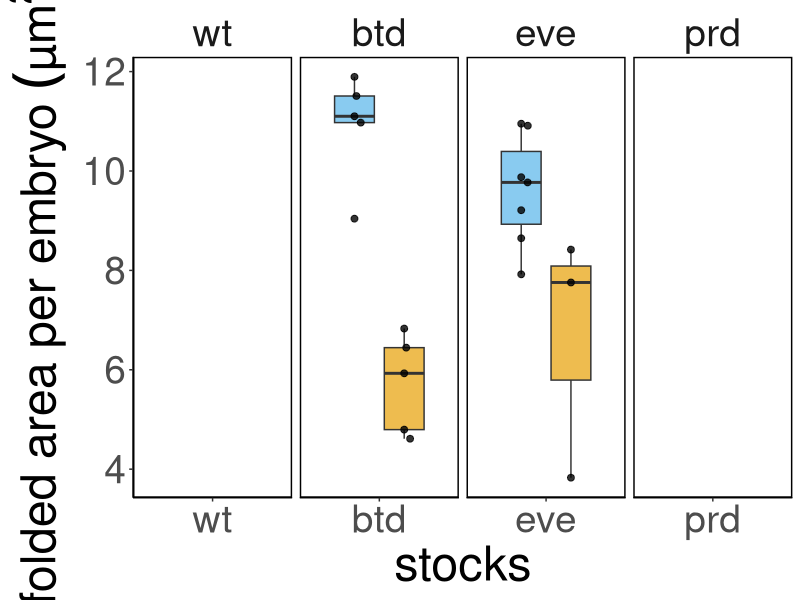
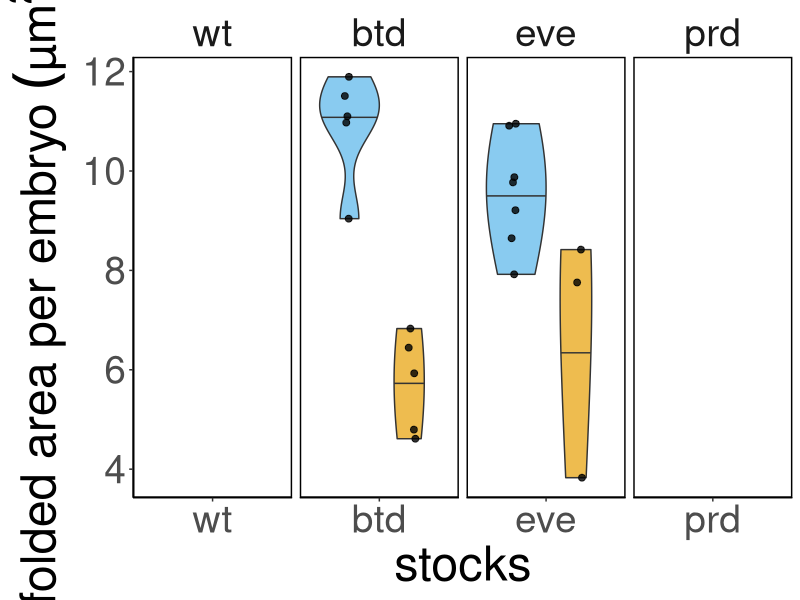
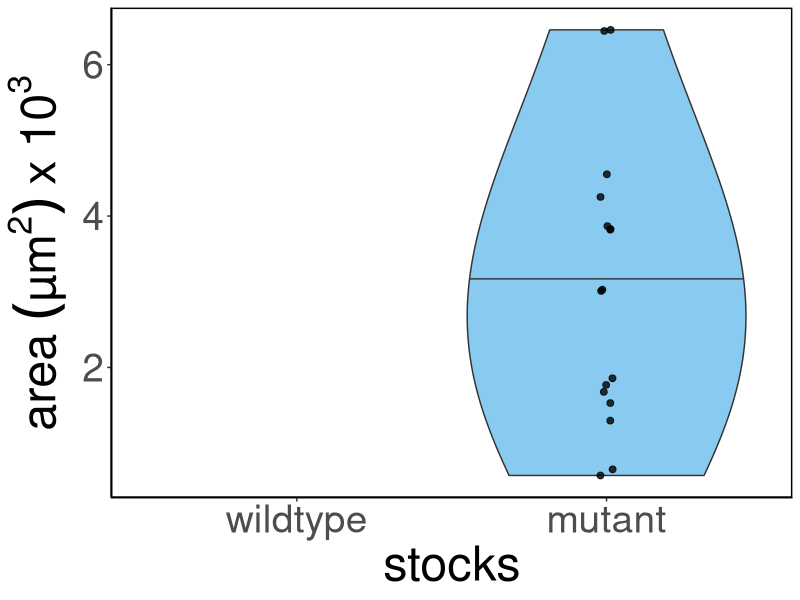
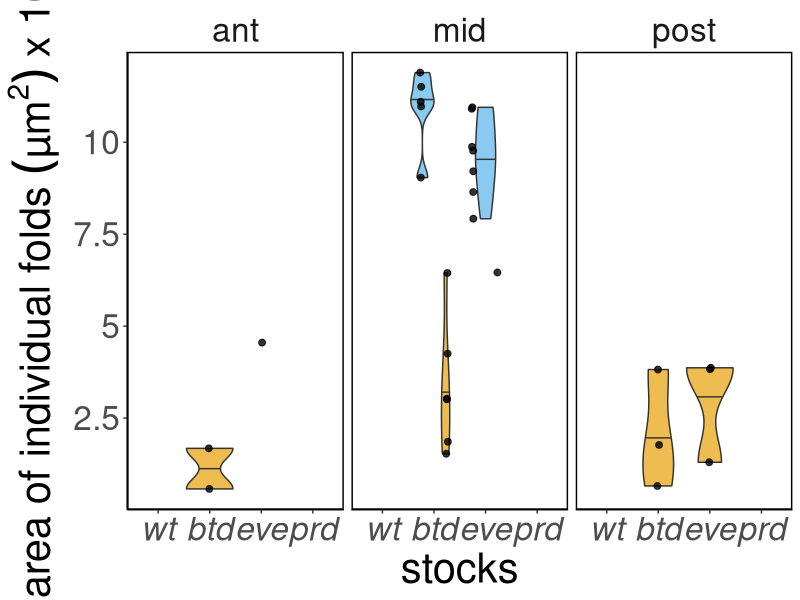
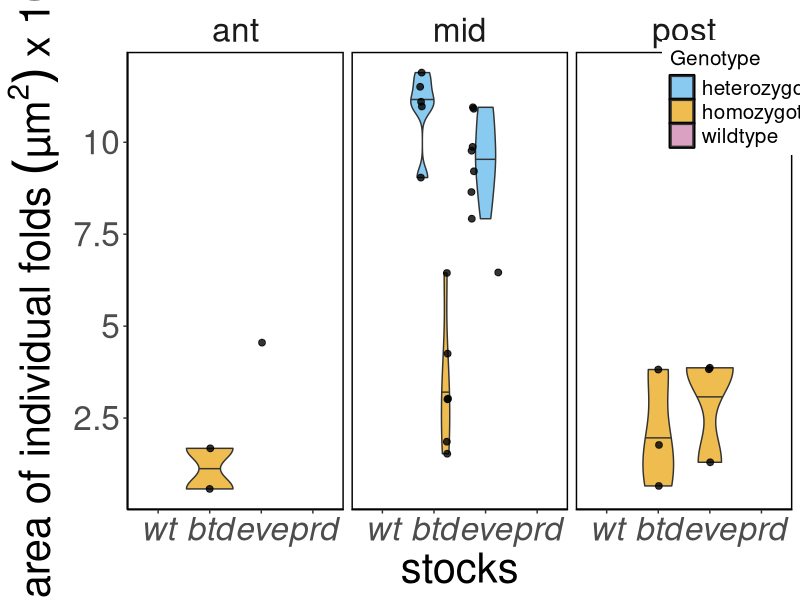
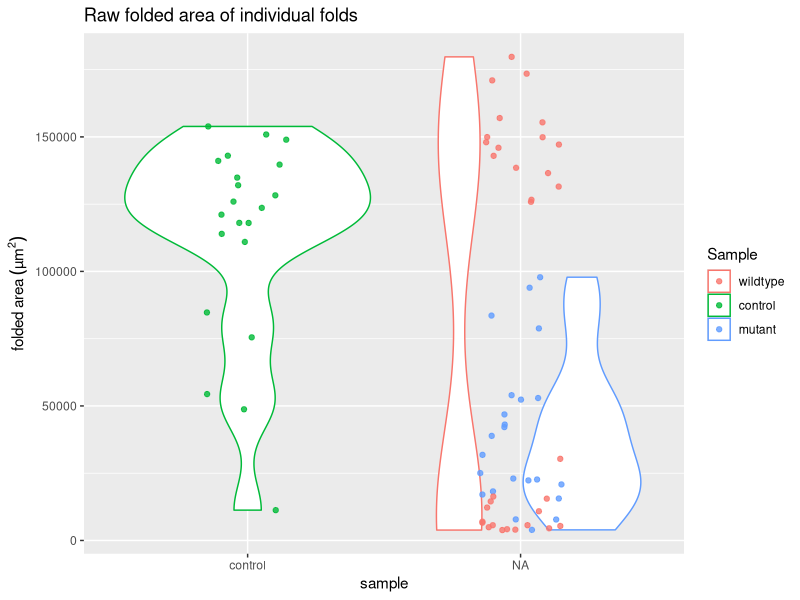
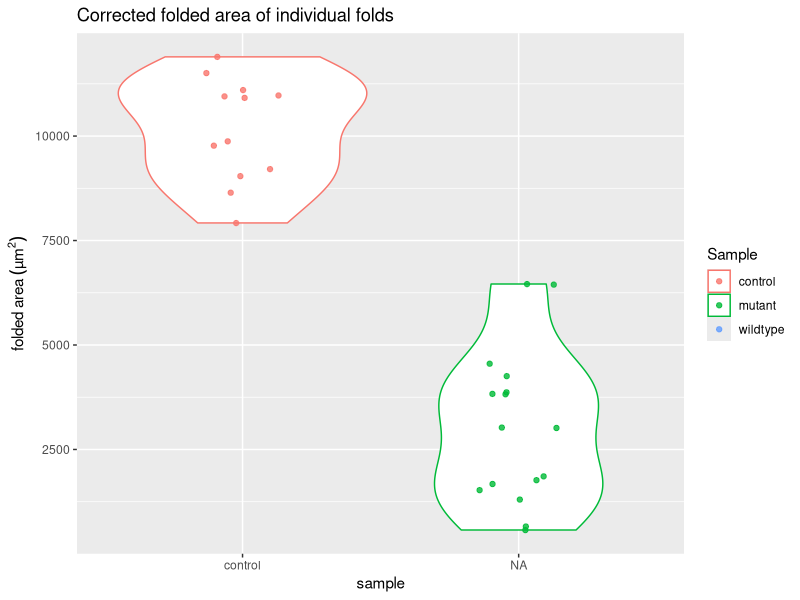
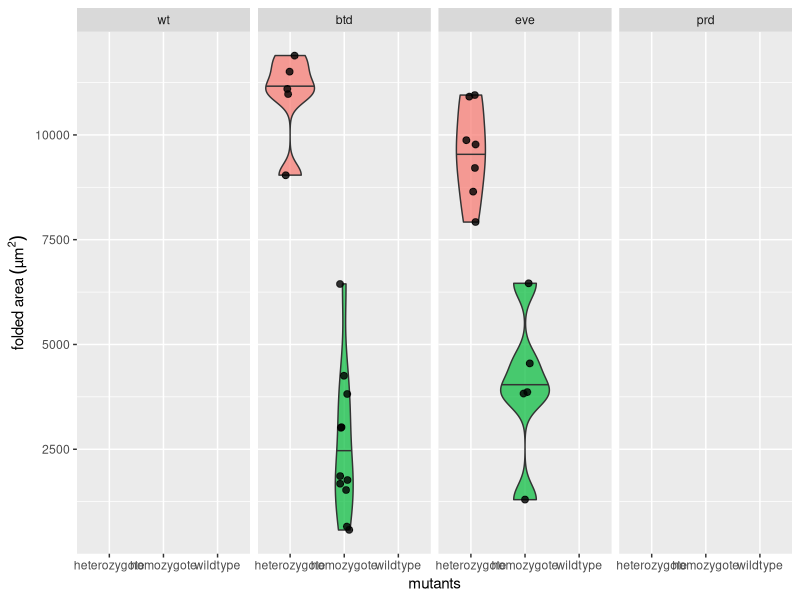

Write R code to recreate these figures, in order. (Note: this script raises an error after producing the figures.)
## ---- chunk 1
knitr::opts_chunk$set(echo = TRUE, tidy = TRUE, cache = FALSE)
knitr::opts_knit$set(root.dir = "~/Dropbox/Projects/Cephalic_furrow/7-Paper/1-analyses/folded-area")
library(ggplot2)
library(ggbeeswarm)
## ---- chunk 2
# Load raw ROI measurements from ImageJ
results <- read.delim("results.txt")

# Remove slice number from the labels
results$Label <- gsub(":1", "", results$Label)

# Split label at "_s" to get the embryo name. sapply gets all first elements of the split.
results$Embryo <- sapply(strsplit(results$Label, "_s"), "[", 1)

# Remove "_CARE" from embryo name
results$Embryo <- gsub("_CARE", "", results$Embryo)

# Add columns with sample information (needs manual update for new ROIs)
#results$Stock <- substring(results$Label, 1, 3)

# Load sample info and merge with results
samples <- read.delim("samples.csv", sep = ",")
results <- merge(results, samples, by = "Label", all.x = TRUE)

# Load corrected area measurements for cartographic projections
corrected <- read.delim("corrected_results.txt", sep = "")
colnames(corrected) <- c("Label", "AreaCorr")

# Merge corrected area to results
results <- merge(results, corrected, by = "Label", all.x = TRUE)

# Transform data frame to order the stock for plotting
results <- transform(results, Stock=factor(Stock, levels = c("wt", "btd", "eve", "prd")))

# Quick fix to add type of fold
results$Type <- "EF"
results[results$Stock == "wt" & results$Position == "mid",]$Type <- "CF"
results[results$Stock == "btd" & results$Genotype == "heterozygote",]$Type <- "CF"
results[results$Stock == "eve" & results$Genotype == "heterozygote",]$Type <- "CF"
results[results$Stock == "prd" & results$Genotype == "heterozygote",]$Type <- "CF"
results[results$Stock == "prd" & results$Position == "mid",]$Type <- "CF"

# Transform data frame to order the stock for plotting
results <- transform(results, Sample=factor(Sample, levels = c("wildtype", "control", "mutant")))

# Sum total folded area
area <- aggregate(results$Area, list(results$Embryo), sum)
colnames(area) <- c("Embryo", "Area")

# Sum total folded area corrected
areacorr <- aggregate(results$AreaCorr, list(results$Embryo), sum)
colnames(areacorr) <- c("Embryo", "AreaCorr")

# Count number of folds
nfold <- data.frame(table(results$Embryo))
colnames(nfold) <- c("Embryo", "Folds")

# Get sample information
embryos <- unique(results[, c("Embryo", "Stock", "Sample", "Genotype")])

# Merge datasets
total <- merge(area, areacorr, by = "Embryo", all.x = TRUE)
total <- merge(total, nfold, by = "Embryo", all.x = TRUE)
total <- merge(total, embryos, by = "Embryo", all.x = TRUE)

# Transform data frame to order the stock for plotting
total <- transform(total, Stock=factor(Stock, levels = c("wt", "btd", "eve", "prd")))
## ---- chunk 3
# Print btd embryos
sprintf("btd: embryos=%s (het=%s, hom=%s), folds=%s (het=%s, hom=%s)",
        length(embryos[embryos$Stock == "btd",]$Embryo), # total embryos
        length(embryos[embryos$Genotype == "heterozygote" & embryos$Stock == "btd",]$Embryo), # het embryos
        length(embryos[embryos$Genotype == "homozygote" & embryos$Stock == "btd",]$Embryo), # hom embryos
        
        length(results[results$Stock == "btd",]$Label), # total folds
        length(results[results$Genotype == "heterozygote" & results$Stock == "btd",]$Label), # het folds
        length(results[results$Genotype == "homozygote" & results$Stock == "btd",]$Label) # het folds
        )

# Print eve embryos
sprintf("eve: embryos=%s (het=%s, hom=%s), folds=%s (het=%s, hom=%s)",
        length(embryos[embryos$Stock == "eve",]$Embryo), # total embryos
        length(embryos[embryos$Genotype == "heterozygote" & embryos$Stock == "eve",]$Embryo), # het embryos
        length(embryos[embryos$Genotype == "homozygote" & embryos$Stock == "eve",]$Embryo), # hom embryos
        
        length(results[results$Stock == "eve",]$Label), # total folds
        length(results[results$Genotype == "heterozygote" & results$Stock == "eve",]$Label), # het folds
        length(results[results$Genotype == "homozygote" & results$Stock == "eve",]$Label) # het folds
        )

# Print prd embryos
sprintf("prd: embryos=%s (het=%s, hom=%s), folds=%s (het=%s, hom=%s)",
        length(embryos[embryos$Stock == "prd",]$Embryo), # total embryos
        length(embryos[embryos$Genotype == "heterozygote" & embryos$Stock == "prd",]$Embryo), # het embryos
        length(embryos[embryos$Genotype == "homozygote" & embryos$Stock == "prd",]$Embryo), # hom embryos
        
        length(results[results$Stock == "prd",]$Label), # total folds
        length(results[results$Genotype == "heterozygote" & results$Stock == "prd",]$Label), # het folds
        length(results[results$Genotype == "homozygote" & results$Stock == "prd",]$Label) # het folds
        )

# Print wt embryos
sprintf(" wt: embryos=%s, folds=%s, ant=%s, mid=%s, post=%s",
        length(embryos[embryos$Stock == "wt",]$Embryo), # total embryos
        length(results[results$Stock == "wt",]$Label), # total folds
        length(results[results$Stock == "wt" & results$Position == "ant",]$Label), # anterior folds
        length(results[results$Stock == "wt" & results$Position == "mid",]$Label), # middle folds
        length(results[results$Stock == "wt" & results$Position == "post",]$Label) # posterior folds
        )
## ---- chunk 4
ggplot(total, aes(Stock, AreaCorr, fill = Genotype)) +
  geom_boxplot(show.legend = FALSE, alpha = 0.7, outlier.shape = NA, width = 0.6, position = position_dodge(width = 0.75)) +
  geom_point(alpha = 0.8, size = 2, show.legend = FALSE, position = position_beeswarm(priority = "descending", dodge.width = 0.75, cex = 5)) +
  scale_y_continuous(labels = function(x) x / 1000) +
  labs(x = "stocks", y = expression(paste("total folded area per embryo ", (µm^2)~x~10^3))) +
  facet_grid(cols = vars(Stock), scales = "free_x") +
  scale_fill_manual(values=c("#56b4e9", "#e69f03", "#cc79a7")) +
  theme_classic() +
  theme(text =  element_text(size = 35),
        strip.background = element_blank(),
        panel.background = element_rect(colour = "black", size=1),
        )
ggsave("4-plots/total-area-per-embryo.png", width = 12, height = 4)
ggsave("4-plots/total-area-per-embryo.svg", width = 12, height = 4)

## ---- chunk 5
library(ggbeeswarm)
ggplot(total, aes(Stock, AreaCorr, fill = Genotype)) +
  geom_violin(draw_quantiles = c("0.5"), show.legend = FALSE, trim = TRUE, alpha = 0.7, scale = "area", adjust = 2) +
  #geom_dotplot(fill = "black", color = "black", binaxis = "y", binwidth = 300, stackdir = "center", position = "dodge") +
  geom_point(alpha = 0.8, size = 2, show.legend = FALSE, position = position_jitterdodge(dodge.width = 1, jitter.width = 0.1)) +
  scale_y_continuous(labels = function(x) x / 1000) +
  labs(x = "stocks", y = expression(paste("total folded area per embryo ", (µm^2)~x~10^3))) +
  facet_grid(cols = vars(Stock), scales = "free_x") +
  scale_fill_manual(values=c("#56b4e9", "#e69f03", "#cc79a7")) +
  #scale_x_discrete(labels = c("wildtype", "heterozygote", "homozygote", "heterozygote", "homozygote")) +
  theme_classic() +
  theme(text =  element_text(size = 35),
        strip.background = element_blank(),
        panel.background = element_rect(colour = "black", size=1),
        #axis.text.x = element_text(face = "italic"),
        #legend.position = c(0.93,0.9),
        #legend.text = element_text(size = 20),
        #legend.title = element_text(size = 20),
        )
#ggsave("4-plots/total-area-per-embryo.png", width = 12, height = 4)
#ggsave("4-plots/total-area-per-embryo.svg", width = 12, height = 4)
## ---- chunk 6

#ggplot(results[results$Stock != "prd",], aes(Stock, AreaCorr, fill = Type)) +
ggplot(results[results$Stock != "prd" & results$Type == "EF",], aes(Sample, AreaCorr, fill = Sample)) +
  #geom_violin(draw_quantiles = c("0.5"), show.legend = TRUE, trim = TRUE, alpha = 0.7) +
  geom_violin(draw_quantiles = c("0.5"), show.legend = FALSE, trim = TRUE, alpha = 0.7, scale = "area", adjust = 2) +
  geom_point(alpha = 0.8, size = 2, show.legend = FALSE, position = position_jitterdodge(dodge.width = 1, jitter.width = 0.1)) +
  scale_y_continuous(labels = function(x) x / 1000) +
  labs(x = "stocks", y = expression(paste("area ", (µm^2)~x~10^3))) +
  #facet_grid(cols = vars(Type), scales = "free_x") +
  scale_fill_manual(values=c("#56b4e9", "#e69f03", "#cc79a7")) +
  #scale_x_discrete(labels = c("wildtype", "heterozygote", "homozygote", "heterozygote", "homozygote")) +
  theme_classic() +
  theme(text =  element_text(size = 35),
        strip.background = element_blank(),
        panel.background = element_rect(colour = "black", size=1),
        #axis.text.x = element_text(face = "italic"),
        #legend.position = c(0.93,0.9),
        #legend.text = element_text(size = 20),
        #legend.title = element_text(size = 20),
        )
ggsave("4-plots/individual-area-per-ectopic-fold.png", width = 12, height = 6)
ggsave("4-plots/individual-area-per-ectopic-fold.svg", width = 12, height = 6)

## ---- chunk 7
ggplot(results, aes(Stock, AreaCorr, fill = Genotype)) +
  geom_violin(draw_quantiles = c("0.5"), show.legend = FALSE, trim = TRUE, alpha = 0.7, scale = "area", adjust = 1) +
  geom_point(alpha = 0.8, size = 2, show.legend = FALSE, position = position_jitterdodge(dodge.width = 1, jitter.width = 0.05)) +
  scale_y_continuous(labels = function(x) x / 1000) +
  labs(x = "stocks", y = expression(paste("area of individual folds ", (µm^2)~x~10^3))) +
  scale_fill_manual(values=c("#56b4e9", "#e69f03", "#cc79a7")) +
  facet_grid(cols = vars(Position), scales = "free") +
  theme_classic() +
  theme(text = element_text(size = 30),
        strip.background = element_blank(),
        panel.background = element_rect(colour = "black", size=1),
        axis.text.x = element_text(face = "italic"),
        #legend.position = c(0.93,0.9),
        legend.text = element_text(size = 15),
        legend.title = element_text(size = 15),
        )
ggsave("4-plots/area-individual-folds.png", width = 15, height = 8)
ggsave("4-plots/area-individual-folds.svg", width = 15, height = 8)
## ---- chunk 8
ggplot(results, aes(factor(Stock, level = c("wt", "btd", "eve", "prd")), AreaCorr, fill = Genotype)) +
  geom_violin(draw_quantiles = c("0.5"), show.legend = TRUE, trim = TRUE, alpha = 0.7, scale = "area", adjust = 1) +
  geom_point(alpha = 0.8, size = 2, show.legend = FALSE, position = position_jitterdodge(dodge.width = 1, jitter.width = 0.05)) +
  scale_y_continuous(labels = function(x) x / 1000) +
  labs(x = "stocks", y = expression(paste("area of individual folds ", (µm^2)~x~10^3))) +
  scale_fill_manual(values=c("#56b4e9", "#e69f03", "#cc79a7")) +
  facet_grid(~Position) +
  theme_classic() +
  theme(text = element_text(size = 30),
        strip.background = element_blank(),
        panel.background = element_rect(colour = "black", size=1),
        axis.text.x = element_text(face = "italic"),
        legend.position = c(0.93,0.9),
        legend.text = element_text(size = 15),
        legend.title = element_text(size = 15),
        )
ggsave("4-plots/area-individual-folds.png", width = 15, height = 8)
ggsave("4-plots/area-individual-folds.svg", width = 15, height = 8)
## ---- chunk 9
# Plot raw area of individual folds
ggplot(results, aes(factor(Sample, level = c("control", "btd", "eve", "prd")), Area, colour = Sample)) +
  geom_violin() + geom_jitter(alpha = 0.8, width = 0.15) +
  labs(title = "Raw folded area of individual folds", x = "sample", y = expression(paste("folded area ", (µm^2))))
ggsave("4-plots/area_raw_folds.png")

# Plot corrected area of individual folds
ggplot(results, aes(factor(Sample, level = c("control", "btd", "eve", "prd")), AreaCorr, colour = Sample)) +
  geom_violin() + geom_jitter(alpha = 0.8, width = 0.15) +
  labs(title = "Corrected folded area of individual folds", x = "sample", y = expression(paste("folded area ", (µm^2))))
ggsave("4-plots/area_corrected_folds.png")

# Plot corrected area of individual folds
ggplot(results, aes(Genotype, AreaCorr, fill = Genotype)) +
  geom_violin(draw_quantiles = c("0.5"), show.legend = FALSE, alpha = 0.7) +
  geom_jitter(alpha = 0.8, width = 0.1, size = 2, show.legend = FALSE) +
  labs(x = "mutants", y = expression(paste("folded area ", (µm^2)))) +
  facet_grid(~Stock) 
  facet_grid(~Stock, strip.position = "top") 
  scale_color_manual(values=c("#56b4e9", "#e69f03")) +
  scale_fill_manual(values=c("#56b4e9", "#e69f03")) +
  theme_classic() +
  theme(text =  element_text(size = 25),
        strip.background = element_blank(),
        strip.placement = "outside",
        strip.text.x = element_text(face = "italic"),
        panel.background = element_rect(colour = "black", size=1))
ggsave("4-plots/area_corrected_folds_facet.png", width = 14, height = 5)
ggsave("4-plots/area_corrected_folds_facet.svg", width = 14, height = 5)

# Plot raw area of individual folds
ggplot(total, aes(factor(Sample, level = c("control", "btd", "eve", "prd")), Area, colour = Sample)) +
  geom_violin() + geom_jitter(alpha = 0.8, width = 0.15) +
  labs(title = "Raw folded area per embryo", x = "sample", y = expression(paste("folded area ", (µm^2))))
ggsave("4-plots/area_raw_embryos.png")

# Plot corrected area of individual folds
ggplot(total, aes(factor(Sample, level = c("control", "btd", "eve", "prd")), AreaCorr, colour = Sample)) +
  geom_violin() + geom_jitter(alpha = 0.8, width = 0.15) +
  labs(title = "Corrected folded area of individual folds", x = "sample", y = expression(paste("folded area ", (µm^2))))
ggsave("4-plots/area_corrected_embryos.png")

# Plot corrected area of individual folds
ggplot(total, aes(Genotype, AreaCorr, fill = Genotype)) +
  geom_violin(draw_quantiles = c("0.5"), show.legend = FALSE, alpha = 0.7) +
  geom_jitter(alpha = 0.8, width = 0.1, size = 2, show.legend = FALSE) +
  labs(x = "mutants", y = expression(paste("folded area ", (µm^2)))) +
  facet_wrap(~Stock, strip.position = "top") +
  scale_color_manual(values=c("#56b4e9", "#e69f03")) +
  scale_fill_manual(values=c("#56b4e9", "#e69f03")) +
  theme_classic() +
  theme(text =  element_text(size = 25),
        strip.background = element_blank(),
        strip.placement = "outside",
        strip.text.x = element_text(face = "italic"),
        panel.background = element_rect(colour = "black", size=1))
ggsave("4-plots/area_corrected_embryos_facet.png", width = 14, height = 5)
ggsave("4-plots/area_corrected_embryos_facet.svg", width = 14, height = 5)

# Plot correlation between raw area and number of folds
ggplot(total, aes(Folds, Area, colour = Sample)) + geom_point()
ggsave("4-plots/area_raw_by_nfolds.png")
# Plot correlation between corrected area and number of folds
ggplot(results, aes(Perim., AreaCorr, colour = Stock)) + geom_point()
ggsave("4-plots/area_corrected_by_nfolds.png")

## ---- chunk 10
# Subset results
results_btdeve <- results[results$Stock != "prd",]
total_btdeve <- total[total$Stock != "prd",]

# Plot raw area of individual folds
ggplot(results_btdeve, aes(factor(Sample, level = c("control", "btd", "eve")), Area, colour = Sample)) +
  geom_violin() + geom_jitter(alpha = 0.8, width = 0.15) +
  labs(title = "Raw folded area of individual folds", x = "sample", y = expression(paste("folded area ", (µm^2))))
ggsave("4-plots/btdeve_area_raw_folds.png")

# Plot corrected area of individual folds
ggplot(results_btdeve, aes(factor(Sample, level = c("control", "btd", "eve")), AreaCorr, colour = Sample)) +
  geom_violin() + geom_jitter(alpha = 0.8, width = 0.15) +
  labs(title = "Corrected folded area of individual folds", x = "sample", y = expression(paste("folded area ", (µm^2))))
ggsave("4-plots/btdeve_area_corrected_folds.png")

# Plot corrected area of individual folds
ggplot(results_btdeve, aes(Genotype, AreaCorr, fill = Genotype)) +
  geom_violin(draw_quantiles = c("0.5"), show.legend = FALSE, alpha = 0.7) +
  geom_jitter(alpha = 0.8, width = 0.1, size = 2, show.legend = FALSE) +
  labs(x = "mutants", y = expression(paste("folded area ", (µm^2*10^3)))) +
  facet_wrap(~Stock, strip.position = "top") +
  scale_color_manual(values=c("#56b4e9", "#e69f03")) +
  scale_fill_manual(values=c("#56b4e9", "#e69f03")) +
  scale_y_continuous(labels = function(x) x/1000) +
  theme_classic() +
  theme(text =  element_text(size = 30),
        strip.background = element_blank(),
        strip.placement = "outside",
        strip.text.x = element_text(face = "italic"),
        panel.background = element_rect(colour = "black", size=1))
ggsave("4-plots/btdeve_area_corrected_folds_facet.png", width = 12, height = 6)
ggsave("4-plots/btdeve_area_corrected_folds_facet.svg", width = 12, height = 6)

# Plot raw area of folding per embryo
ggplot(total_btdeve, aes(factor(Sample, level = c("control", "btd", "eve")), Area, colour = Sample)) +
  geom_violin() + geom_jitter(alpha = 0.8, width = 0.15) +
  labs(title = "Raw folded area per embryo", x = "sample", y = expression(paste("folded area ", (µm^2))))
ggsave("4-plots/btdeve_area_raw_embryos.png")

# Plot corrected area of folding per embryo
ggplot(total_btdeve, aes(factor(Sample, level = c("control", "btd", "eve")), AreaCorr, colour = Sample)) +
  geom_violin() + geom_jitter(alpha = 0.8, width = 0.15) +
  labs(title = "Corrected folded area of individual folds", x = "sample", y = expression(paste("folded area ", (µm^2))))
ggsave("4-plots/btdeve_area_corrected_embryos.png")

# Plot corrected area of folding per embryo
ggplot(total_btdeve, aes(Genotype, AreaCorr, fill = Genotype)) +
  geom_violin(draw_quantiles = c("0.5"), show.legend = FALSE, alpha = 0.7) +
  geom_jitter(alpha = 0.8, width = 0.1, size = 2, show.legend = FALSE) +
  labs(x = "mutants", y = expression(paste("folded area ", (µm^2*10^3)))) +
  facet_wrap(~Stock, strip.position = "top") +
  scale_color_manual(values=c("#56b4e9", "#e69f03")) +
  scale_fill_manual(values=c("#56b4e9", "#e69f03")) +
  scale_y_continuous(labels = function(x) x/1000) +
  theme_classic() +
  theme(text =  element_text(size = 30),
        strip.background = element_blank(),
        strip.placement = "outside",
        strip.text.x = element_text(face = "italic"),
        panel.background = element_rect(colour = "black", size=1))
ggsave("4-plots/btdeve_area_corrected_embryos_facet.png", width = 12, height = 6)
ggsave("4-plots/btdeve_area_corrected_embryos_facet.svg", width = 12, height = 6)

# Plot correlation between raw area and number of folds
ggplot(total_btdeve, aes(Folds, Area, colour = Sample)) + geom_point()
ggsave("4-plots/btdeve_area_raw_by_nfolds.png")

# Plot correlation between corrected area and number of folds
ggplot(total_btdeve, aes(Folds, AreaCorr, colour = Sample)) + geom_point()
ggsave("4-plots/btdeve_area_corrected_by_nfolds.png")

